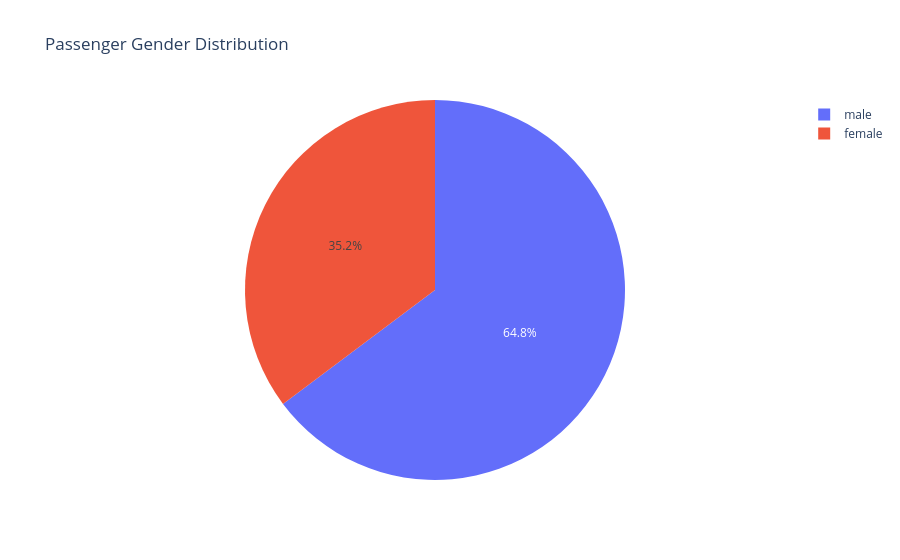

The notebook cell saved with this chart:
### Code cell
!pip install plotly
import plotly.express as px
fig = px.pie(
    df,
    names="Sex",
    title="Passenger Gender Distribution"
)
fig.show()

### Figure 1 — Plotly figure (JSON) as saved in the notebook; plotly's stock layout.template omitted (floating-point values rounded to 4 significant figures; data arrays with more than 128 entries replaced by an {"elided": "..."} marker saying what was removed)
{"data": [{"domain": {"x": [0, 1], "y": [0, 1]}, "hovertemplate": "Sex=%{label}<extra></extra>", "labels": {"elided": "891 str values"}, "legendgroup": "", "name": "", "showlegend": true, "type": "pie"}], "layout": {"legend": {"tracegroupgap": 0}, "title": {"text": "Passenger Gender Distribution"}}}
